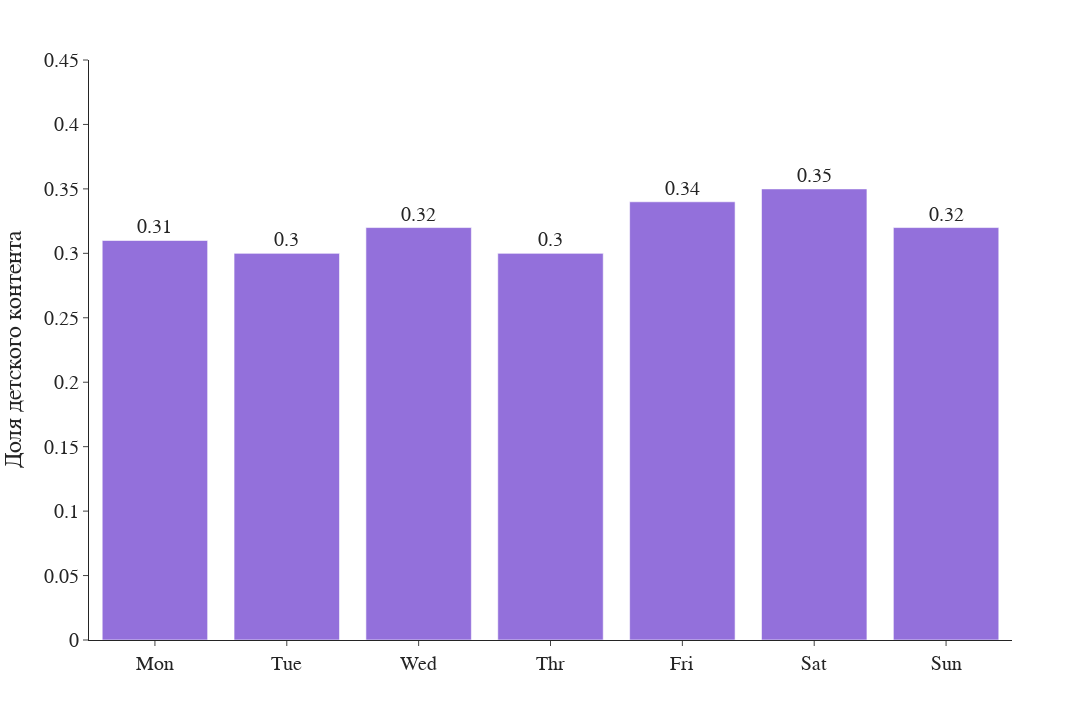
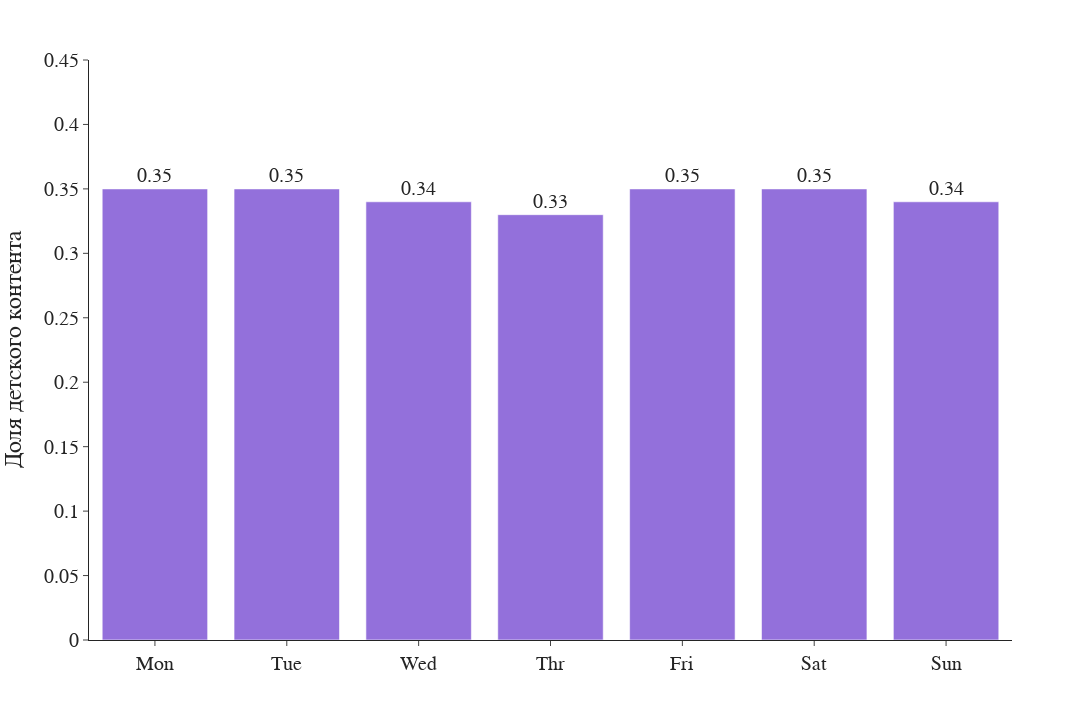
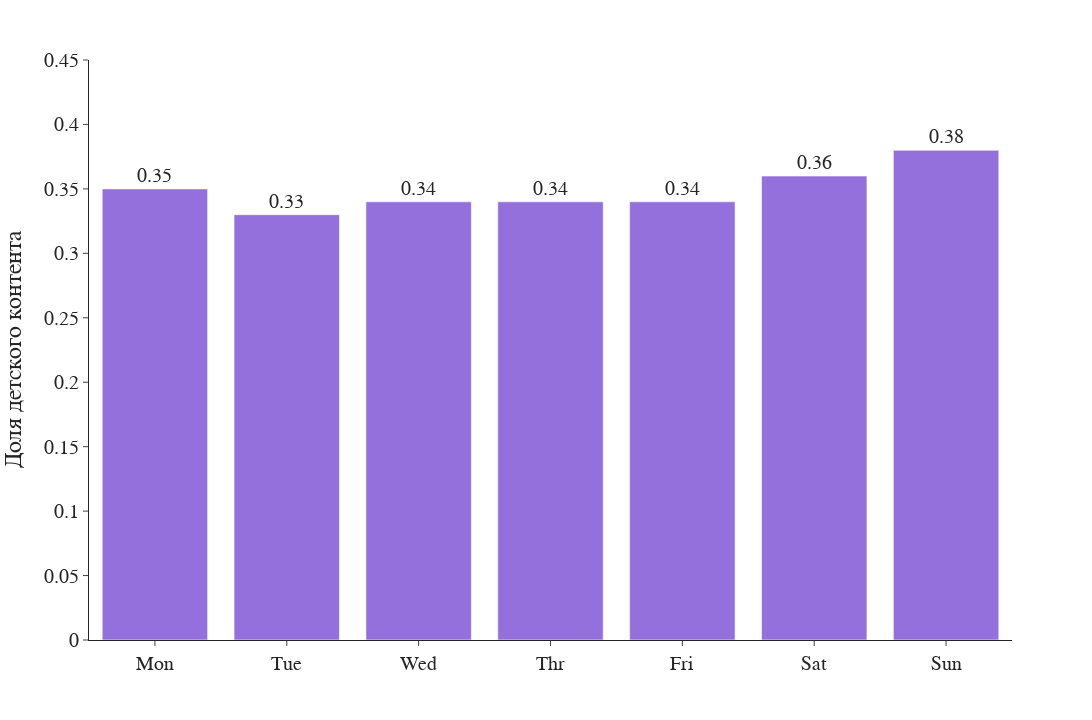
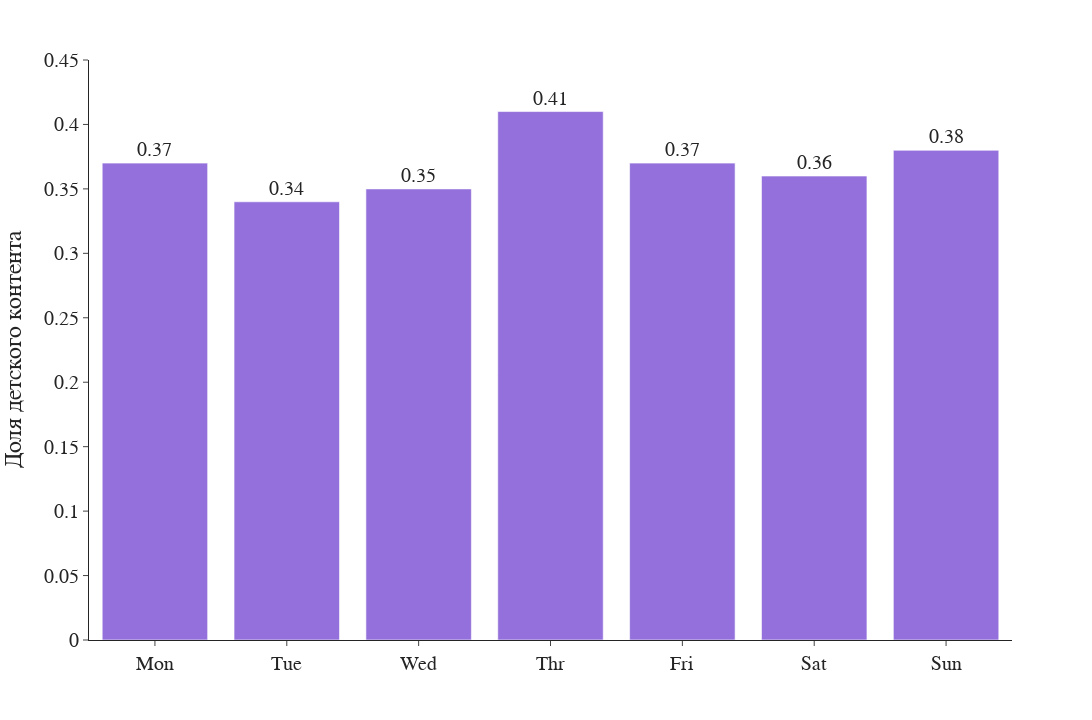

The code cell stored with these charts, in order, in its notebook:
### Code cell
for month in months.values():
    bar_plot_plotly(for_kids_df[for_kids_df.month == month], [0, 0.45])

### Figure 1 — Plotly figure (JSON) as saved in the notebook; plotly's stock layout.template omitted (floating-point values rounded to 4 significant figures)
{"data": [{"alignmentgroup": "True", "bingroup": "x", "histfunc": "sum", "hovertemplate": "day_of_week=%{x}<br>sum of total_dur_pct=%{y}<extra></extra>", "legendgroup": "", "marker": {"color": "MediumPurple", "pattern": {"shape": ""}}, "name": "", "offsetgroup": "", "orientation": "v", "showlegend": false, "textfont": {"size": 20}, "textposition": "outside", "texttemplate": "%{value}", "type": "histogram", "x": ["Mon", "Tue", "Wed", "Thr", "Fri", "Sat", "Sun"], "xaxis": "x", "y": [0.31, 0.3, 0.32, 0.3, 0.34, 0.35, 0.32], "yaxis": "y"}], "layout": {"barmode": "relative", "font": {"family": "Arial Black", "size": 20}, "height": 720, "legend": {"tracegroupgap": 0}, "margin": {"t": 60}, "showlegend": false, "width": 1280, "xaxis": {"anchor": "y", "domain": [0, 1], "title": {"text": ""}}, "yaxis": {"anchor": "x", "domain": [0, 1], "range": [0, 0.45], "title": {"text": "Доля детского контента"}}}}

### Figure 2 — Plotly figure (JSON) as saved in the notebook; plotly's stock layout.template omitted (floating-point values rounded to 4 significant figures)
{"data": [{"alignmentgroup": "True", "bingroup": "x", "histfunc": "sum", "hovertemplate": "day_of_week=%{x}<br>sum of total_dur_pct=%{y}<extra></extra>", "legendgroup": "", "marker": {"color": "MediumPurple", "pattern": {"shape": ""}}, "name": "", "offsetgroup": "", "orientation": "v", "showlegend": false, "textfont": {"size": 20}, "textposition": "outside", "texttemplate": "%{value}", "type": "histogram", "x": ["Mon", "Tue", "Wed", "Thr", "Fri", "Sat", "Sun"], "xaxis": "x", "y": [0.35, 0.35, 0.34, 0.33, 0.35, 0.35, 0.34], "yaxis": "y"}], "layout": {"barmode": "relative", "font": {"family": "Arial Black", "size": 20}, "height": 720, "legend": {"tracegroupgap": 0}, "margin": {"t": 60}, "showlegend": false, "width": 1280, "xaxis": {"anchor": "y", "domain": [0, 1], "title": {"text": ""}}, "yaxis": {"anchor": "x", "domain": [0, 1], "range": [0, 0.45], "title": {"text": "Доля детского контента"}}}}

### Figure 3 — Plotly figure (JSON) as saved in the notebook; plotly's stock layout.template omitted (floating-point values rounded to 4 significant figures)
{"data": [{"alignmentgroup": "True", "bingroup": "x", "histfunc": "sum", "hovertemplate": "day_of_week=%{x}<br>sum of total_dur_pct=%{y}<extra></extra>", "legendgroup": "", "marker": {"color": "MediumPurple", "pattern": {"shape": ""}}, "name": "", "offsetgroup": "", "orientation": "v", "showlegend": false, "textfont": {"size": 20}, "textposition": "outside", "texttemplate": "%{value}", "type": "histogram", "x": ["Mon", "Tue", "Wed", "Thr", "Fri", "Sat", "Sun"], "xaxis": "x", "y": [0.35, 0.33, 0.34, 0.34, 0.34, 0.36, 0.38], "yaxis": "y"}], "layout": {"barmode": "relative", "font": {"family": "Arial Black", "size": 20}, "height": 720, "legend": {"tracegroupgap": 0}, "margin": {"t": 60}, "showlegend": false, "width": 1280, "xaxis": {"anchor": "y", "domain": [0, 1], "title": {"text": ""}}, "yaxis": {"anchor": "x", "domain": [0, 1], "range": [0, 0.45], "title": {"text": "Доля детского контента"}}}}

### Figure 4 — Plotly figure (JSON) as saved in the notebook; plotly's stock layout.template omitted (floating-point values rounded to 4 significant figures)
{"data": [{"alignmentgroup": "True", "bingroup": "x", "histfunc": "sum", "hovertemplate": "day_of_week=%{x}<br>sum of total_dur_pct=%{y}<extra></extra>", "legendgroup": "", "marker": {"color": "MediumPurple", "pattern": {"shape": ""}}, "name": "", "offsetgroup": "", "orientation": "v", "showlegend": false, "textfont": {"size": 20}, "textposition": "outside", "texttemplate": "%{value}", "type": "histogram", "x": ["Mon", "Tue", "Wed", "Thr", "Fri", "Sat", "Sun"], "xaxis": "x", "y": [0.37, 0.34, 0.35, 0.41, 0.37, 0.36, 0.38], "yaxis": "y"}], "layout": {"barmode": "relative", "font": {"family": "Arial Black", "size": 20}, "height": 720, "legend": {"tracegroupgap": 0}, "margin": {"t": 60}, "showlegend": false, "width": 1280, "xaxis": {"anchor": "y", "domain": [0, 1], "title": {"text": ""}}, "yaxis": {"anchor": "x", "domain": [0, 1], "range": [0, 0.45], "title": {"text": "Доля детского контента"}}}}
